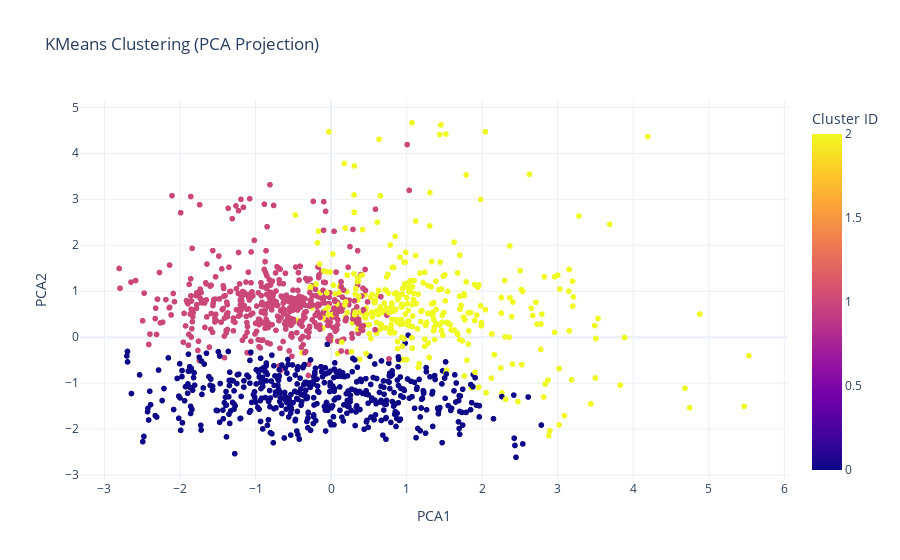

Notebook source saved alongside this figure:
### Code cell
# PCA Visualization of Clusters
from sklearn.preprocessing import StandardScaler
from sklearn.decomposition import PCA
import plotly.express as px

# Scale numeric data
numeric_features = df.select_dtypes(include=['int64', 'float64']).columns
scaler = StandardScaler()
X_scaled = scaler.fit_transform(df[numeric_features])

# Apply PCA
pca = PCA(n_components=2)
X_pca = pca.fit_transform(X_scaled)

#  Store PCA components in dataframe
df['PCA1'] = X_pca[:, 0]
df['PCA2'] = X_pca[:, 1]

#  Visualize clusters
fig = px.scatter(df, x='PCA1', y='PCA2', color='Cluster',
                 title='KMeans Clustering (PCA Projection)',
                 labels={'Cluster': 'Cluster ID'})
fig.update_layout(template='plotly_white')
fig.show()

### Figure 1 — Plotly figure (JSON) as saved in the notebook; plotly's stock layout.template omitted (floating-point values rounded to 4 significant figures; data arrays with more than 128 entries replaced by an {"elided": "..."} marker saying what was removed)
{"data": [{"hovertemplate": "PCA1=%{x}<br>PCA2=%{y}<br>Cluster ID=%{marker.color}<extra></extra>", "legendgroup": "", "marker": {"color": {"elided": "1319 int values"}, "coloraxis": "coloraxis", "symbol": "circle"}, "mode": "markers", "name": "", "showlegend": false, "type": "scattergl", "x": {"elided": "1319 float values"}, "xaxis": "x", "y": {"elided": "1319 float values"}, "yaxis": "y"}], "layout": {"coloraxis": {"colorbar": {"title": {"text": "Cluster ID"}}, "colorscale": [[0, "#0d0887"], [0.1111, "#46039f"], [0.2222, "#7201a8"], [0.3333, "#9c179e"], [0.4444, "#bd3786"], [0.5556, "#d8576b"], [0.6667, "#ed7953"], [0.7778, "#fb9f3a"], [0.8889, "#fdca26"], [1, "#f0f921"]]}, "legend": {"tracegroupgap": 0}, "title": {"text": "KMeans Clustering (PCA Projection)"}, "xaxis": {"anchor": "y", "domain": [0, 1], "title": {"text": "PCA1"}}, "yaxis": {"anchor": "x", "domain": [0, 1], "title": {"text": "PCA2"}}}}
